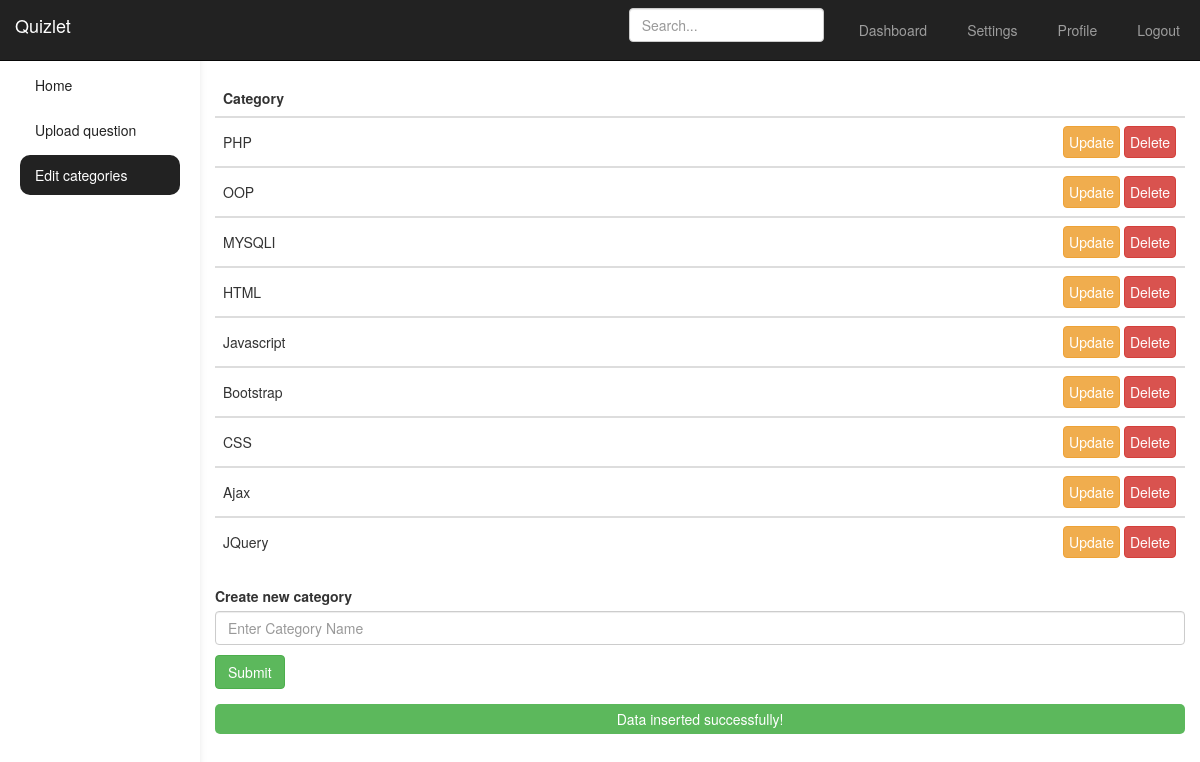
/admin/categories.php?msg=run (signed in), run on an earlier commit of the app's database.
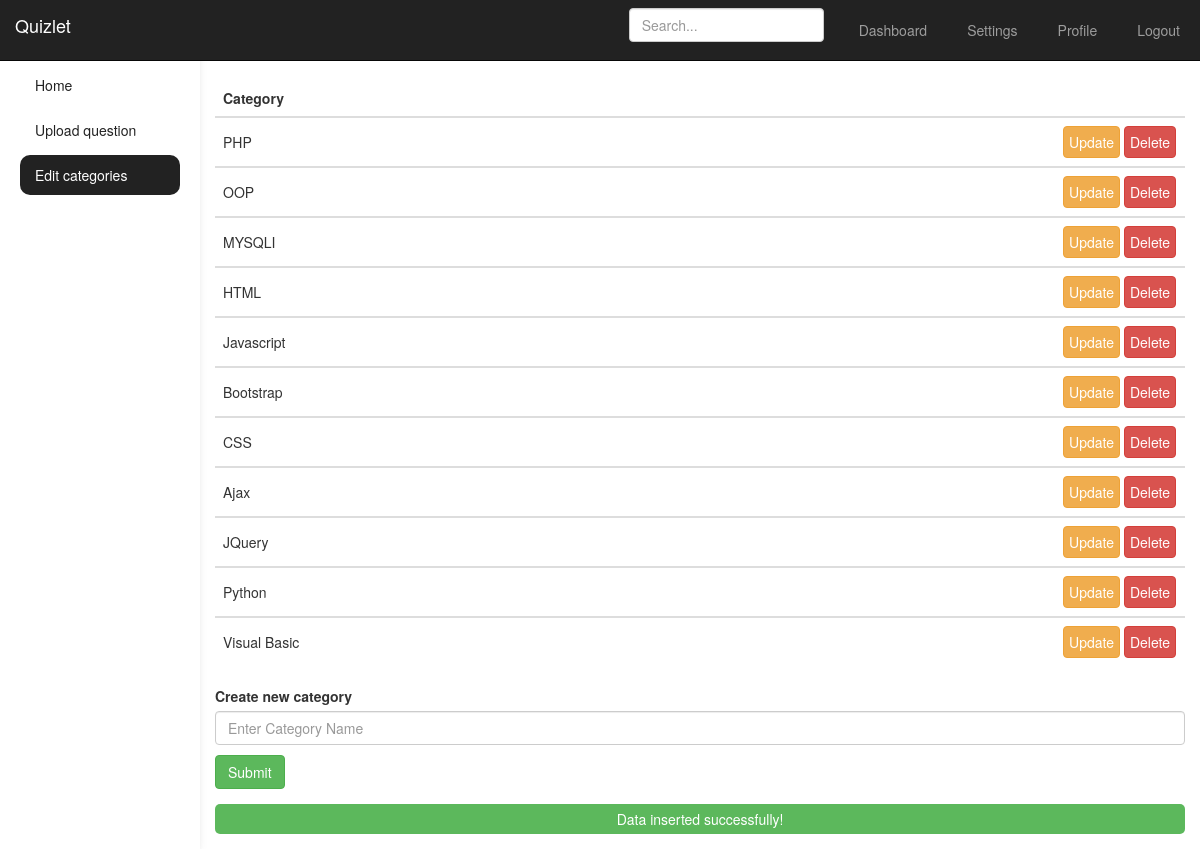
And on a later commit of the database.
### tables this page shows
CREATE TABLE `category` (
  `id` int(11) NOT NULL,
  `category` varchar(60) NOT NULL
);

### class/users.php (called while the page is built, shortened)
<?php
class users
{
	public $host = "localhost";
	public $username = "root";
	public $pass = "";
	public $db_name = "quiz_oops";
	public $conn;
	public $cat;
	public function __construct()
	{
		$this->conn = new mysqli($this->host, $this->username, $this->pass, $this->db_name);
	}
	public function cat_shows()
	{
		$query = $this->conn->query("SELECT * FROM category");
		while ($row = $query->fetch_array(MYSQLI_ASSOC)) {
			$this->cat[] = $row;
		}
		return $this->cat;
	}
}
?>

### admin/categories.php (the view, shortened to what this page needs)
<?php
include("../class/users.php");
$cat = new users;
$category = $cat->cat_shows();
?>
<!DOCTYPE html>
<html lang="en">
<head>
    <link href="../css/bootstrap.min.css" rel="stylesheet">
    <link href="../css/dashboard.css" rel="stylesheet">
</head>
<body>
    <nav class="navbar navbar-inverse navbar-fixed-top">
        <div class="container-fluid">
            <div class="navbar-header">
                <a class="navbar-brand" href="dashboard.php">Quizlet</a>
            </div>
            <div id="navbar" class="navbar-collapse collapse">
                <ul class="nav navbar-nav navbar-right">
                    <li><a href="dashboard.php">Dashboard</a></li>
                    <li><a href="#">Settings</a></li>
                    <li><a href="profile.php">Profile</a></li>
                    <li><a href="../logout.php?run=log">Logout</a></li>
                </ul>
                <form class="navbar-form navbar-right">
                    <input type="text" class="form-control" placeholder="Search...">
                </form>
            </div>
        </div>
    </nav>
    <div class="container-fluid">
        <div class="row">
            <div class="col-sm-3 col-md-2 sidebar">
                <ul class="nav nav-sidebar">
                    <li><a href="dashboard.php">Home</a></li>
                    <li><a href="createquiz.php">Upload question</a></li>
                    <li class="active"><a href="categories.php"><span class="sr-only">(current)</span>Edit
                            categories</a></li>
                </ul>
            </div>
            <div class="col-sm-9 col-sm-offset-3 col-md-10 col-md-offset-2 main">
                <br>
                <br>
                <br>
                <div class="table-responsive">
                    <table class="table table-striped">
                        <form method="post" action="delete_category.php">
                            <table class="table">
                                <thead>
                                    <tr>
                                        <th colspan="2" style="vertical-align: middle;">Category</th>
                                    </tr>
                                </thead>
                                <tbody>
                                    <?php
                                    foreach ($category as $c) { ?>
                                        <tr>
                                            <td style="vertical-align: middle;">
                                                <?php echo $c['category']; ?>
                                            </td>
                                            <td style="width: 13rem;">
                                                <?php echo '<a class="btn btn-warning" style="padding: 5px;" href="update_category.php?updtcatid=' . $c['id'] . '">Update</a>' ?>
                                                <button type="submit" class="btn btn-danger"
                                                    style="padding: 5px;">Delete</button>
                                            </td>
                                        </tr>
                                    </tbody>
                                <?php } ?>
                            </table>
                        </form>
                    </table>
                </div>
                <form method="post" action="add_category.php">
                    <div class="form-group">
                        <label for="text">Create new category</label>
                        <input type="text" class="form-control" name="cat" placeholder="Enter Category Name" required>
                        <button style="margin-top: 10px;" type="submit" class="btn btn-success">Submit</button><br>
                    </div>
                </form>
                <div class="form-group">
                    <center>
                        <?php
                        if (isset($_GET['msg']) && !empty($_GET['msg'])) {
                            echo '<div style="color: #fff; background-color: #5CB85C; border-radius: 5px; padding: 5px;">';
                            echo "<span>Data inserted successfully!</span>";
                            echo "</div>";
                        }
                        ?>
                    </center>
                </div>
            </div>
        </div>
    </div>
</body>
</html>

### css/dashboard.css (style rules this page uses)
.sidebar { padding-top: 60px; }
@media only screen and (min-width: 768px) { .sidebar { position: fixed; top: 0; bottom: 0; left: 0; padding-top: 60px; box-shadow: 0 2px 5px 0 rgb(0 0 0 / 5%), 0 2px 10px 0 rgb(0 0 0 / 5%); z-index: 600; } }
.nav li { margin: 5px; }
.nav a { color: #222; transition: all .2s ease-in-out; }
.active { background-color: #222; border-radius: 10px; }
.active a { color: #fff; }

What changed in the data, as far as the page shows it:
added category: category "Python"
added category: category "Visual Basic"
